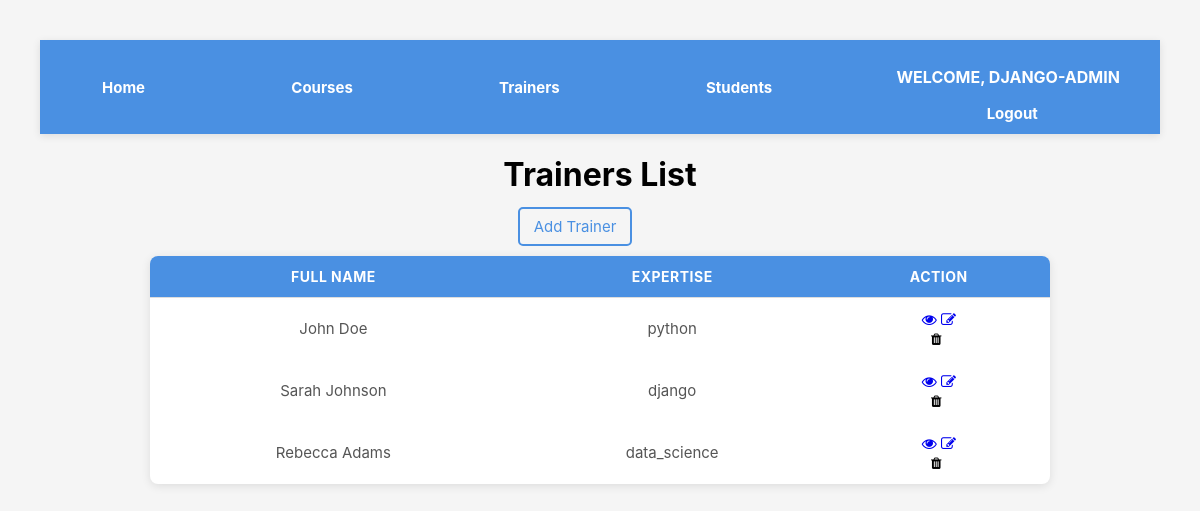
Screenshot of /academy/trainers/ (signed in) with the database file from the repository.
### academy/models.py (models this page shows, shortened)
class Trainer(models.Model):
    expertise_choice = [
    ("python", "Python"),
    ("django", "Django"),
    ("data_science", "Data Science"),
    ]
    first_name = models.CharField(max_length=25)
    last_name = models.CharField(max_length=25)
    email = models.EmailField(unique=True)
    expertise = models.CharField(max_length=100, choices=expertise_choice)
    trainer_photo = models.ImageField(upload_to='images',default="images/default.jpg", blank=True)

### academy/views.py (the view)
# urls.py: path('trainers/', views.trainer,name='trainer'),
def trainer(request):
    trainers = Trainer.objects.all()
    context = {
        'trainers' : trainers,
    }
    return render(request, 'trainer.html',context)

### templates/trainer.html (shortened to what this page needs)
{% extends 'navbar.html' %}
{% load static %}
    {% block content %}
    <h1>Trainers List</h1>
        <a href="{% url 'add_trainer' %}" style=" margin: 10px 50px 20px 0; padding: 8px 14px;border: 2px solid #4a90e2; color: #4a90e2; text-decoration: none; border-radius: 5px; font-size: 15px;">Add Trainer</a>
    <br><br>
        <table>
        <thead>
            <tr>
                <th>Full Name</th>
                <th>Expertise</th>
                <th>Action</th>
            </tr>
        </thead>
        <tbody>
            {% for trainer in trainers %}
            <tr>
                <td>{{trainer.first_name}} {{trainer.last_name}}</td>
                <td>{{trainer.expertise}}</td>
                <td>
                    <div>
                        <a href="{% url 'view_trainer' trainer.id %}"><i class="fa fa-eye"></i></a>
                        <a href="{% url 'edit_trainer' trainer.id %}"><i class="fa fa-edit"></i></a>
                        <form action="{% url 'delete_trainer' trainer.id %}" method="POST">
                            <button type="submit" style="border:none; background:none; cursor:pointer; margin-left: -5px;">
                                <i class="fa fa-trash"></i>
                            </button>
                        </form>
                    </div>
                </td>
            </tr>
        </tbody>
        {% endfor %}
    </table>
    {% endblock %}

### templates/navbar.html (shortened to what this page needs)
{% load static %}
<!DOCTYPE html>
<html lang="en">
<head>
     <link rel="stylesheet" href="{% static 'css/style.css' %}">
     <link rel="stylesheet" href="https://cdnjs.cloudflare.com/ajax/libs/font-awesome/4.7.0/css/font-awesome.min.css">
</head>
<body>
    <nav class="navbar">
        <a href="{% url 'home' %}">Home</a>
        <a href="{% url 'course' %}">Courses</a>
        <a href="{% url 'trainer' %}">Trainers</a>
        <a href="{% url 'student' %}">Students</a>
        <span class="nav-right">
            {% if not user.is_authenticated %}
            <a href="{% url 'login' %}">Login</a>&emsp;
            <a href="{% url 'register' %}">Register</a>
            {% else %}
            <p style="color: white; font-weight: bold; text-transform: uppercase;">Welcome, {{user}}</p>
            <a href="{% url 'logout' %}">Logout</a>
            {% endif %}
        </span>
    </nav>
    {% block content %}
    {% endblock %}
</body>
</html>

### training_portal/static/css/style.css (style rules this page uses)
body { font-family: "Inter", sans-serif; background: #f5f5f5; margin: 0; padding: 40px; text-align: center; }
table { margin: auto; border-collapse: collapse; width: 90%; max-width: 900px; background: white; border-radius: 8px; overflow: hidden; box-shadow: 0 2px 10px rgba(0, 0, 0, 0.1); }
thead { background: #4a90e2; color: white; }
th, td { padding: 12px 15px; border-bottom: 1px solid #ddd; }
th { text-transform: uppercase; font-size: 14px; letter-spacing: 0.5px; }
td { color: #555; font-size: 15px; }
tbody tr:last-child td { border-bottom: none; }
.navbar { background: #4a90e2; padding: 11px 40px; display: flex; justify-content: space-between; align-items: center; box-shadow: 0 2px 8px rgba(0,0,0,0.1); }
.navbar a { margin: 0 12px; color: white; text-decoration: none; font-weight: bolder; font-size: 15px; padding: 6px 10px; border-radius: 4px; transition: background 0.2s; }
.nav-right a { margin-left: 20px; }

### rows the page displays
Trainer: first_name "John", last_name "Doe", expertise "python"
Trainer: first_name "Sarah", last_name "Johnson", expertise "django"
Trainer: first_name "Rebecca", last_name "Adams", expertise "data_science"

### other values shown
{{ user }} "DJANGO-ADMIN"
